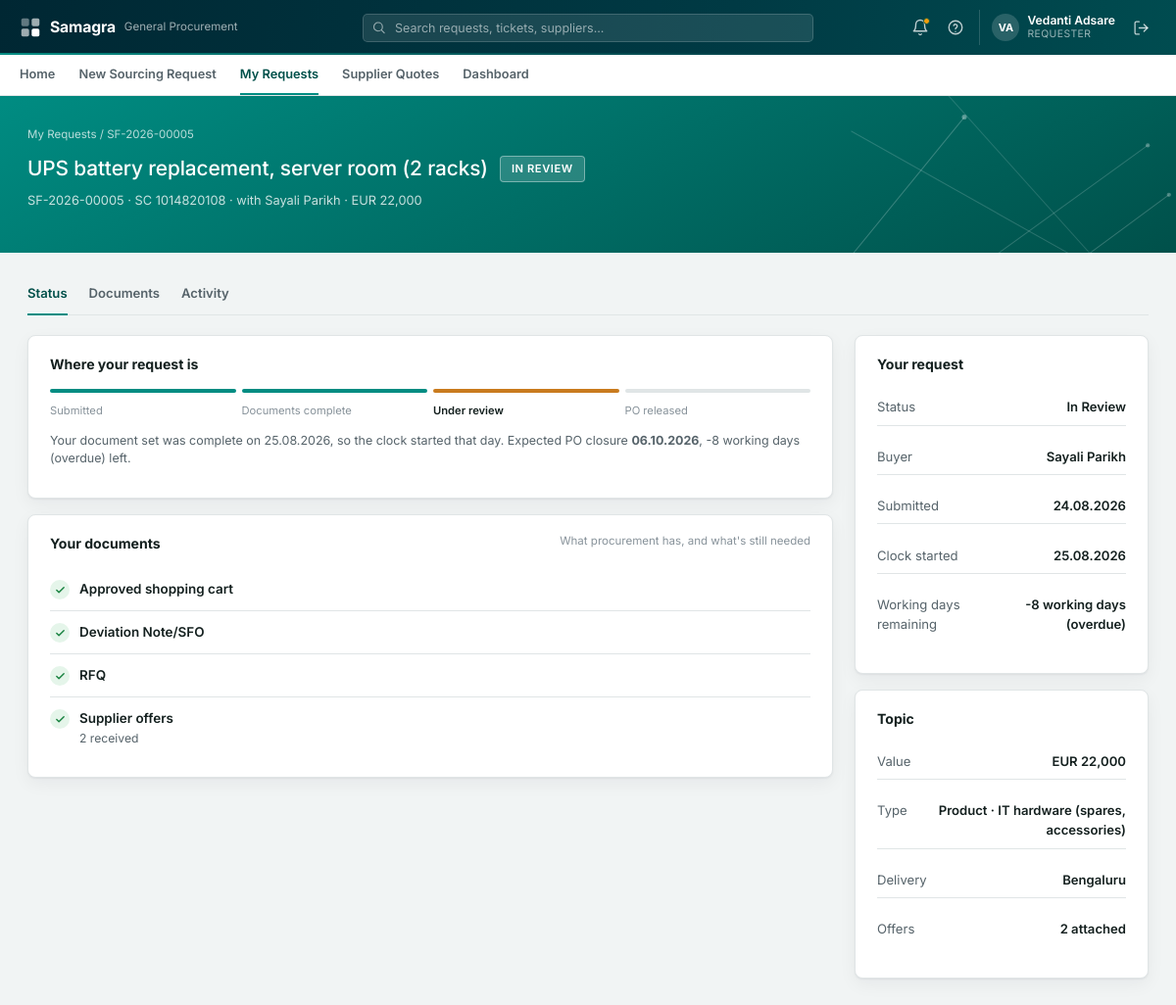
The page /requests/5 (signed in) on the database its author committed.
### tables this page shows
CREATE TABLE users (
    email           TEXT PRIMARY KEY,
    name            TEXT NOT NULL,
    salt            TEXT NOT NULL,
    password_hash   TEXT NOT NULL,
    created_at      TIMESTAMP NOT NULL
);

CREATE TABLE cases (
    id                          INTEGER PRIMARY KEY AUTOINCREMENT,
    ticket_no                   TEXT UNIQUE,
    sc_number                   TEXT NOT NULL UNIQUE,
    topic_title                 TEXT NOT NULL,
    description                 TEXT,
    requestor_name              TEXT NOT NULL,
    requestor_email             TEXT NOT NULL,
    requestor_contact           TEXT,
    is_on_behalf                INTEGER DEFAULT 0,
    submitted_by_name           TEXT,
    submitted_by_email          TEXT,
    requesting_dept             TEXT NOT NULL,
    requisitioning_bu           TEXT,
    expense_commodity           TEXT,
    delivery_location           TEXT,
    topic_value_inr             REAL NOT NULL,
    currency                    TEXT,
    tax_basis                   TEXT,
    fc_valid_till               DATE,
    date_required_by            DATE,
    submitted_at                TIMESTAMP NOT NULL,
    status                      TEXT NOT NULL,
    assigned_buyer              TEXT,
    final_corrected_docs_date   DATE,
    defined_tat                 INTEGER,
    expected_po_closure         DATE,
    case_folder                 TEXT NOT NULL,
    parse_status                TEXT,
    remarks_for_user            TEXT,
    remarks_for_buyer           TEXT,
    in_scope                    INTEGER DEFAULT 1
, cost_center TEXT, employee_code TEXT, user_id TEXT, sourcing_type TEXT DEFAULT 'Product', fx_rate REAL DEFAULT 1.0, topic_value_foreign REAL, delivery_from_date DATE, delivery_to_date DATE, mrm_conducted TEXT, mrm_reason TEXT, po_number TEXT, delivery_building TEXT, mrm_relevant TEXT, offer_analysis TEXT, offer_analysis_at TIMESTAMP, source TEXT DEFAULT 'portal', external_case_id TEXT, category TEXT, est_value REAL, est_currency TEXT, rfq_deadline DATE, external_status TEXT, sourcing_basis TEXT DEFAULT 'One-time sourcing', value_eur REAL, offer_comparison TEXT, brief TEXT, brief_at TIMESTAMP, brief_key TEXT, market_benchmark TEXT, market_benchmark_at TIMESTAMP, infosec_answers TEXT, infosec_required INTEGER);

### routers/requester_routes.py (the view)
@router.get("/requests/{case_id}", response_class=HTMLResponse)
async def my_request_detail(request: Request, case_id: int, user=Depends(require_requester), tab: str = "status"):
    case = db.get_case(case_id)
    if case is None or case["requestor_email"] != user["email"]:
        return templates.TemplateResponse(request, "errors/404.html", {"user": user}, status_code=404)
    po_released_on = db.closed_on(case_id)
    clock = clock_for(case, po_released_on)
    days_text, days_reason = clock["text"], clock["detail"]
    attachments = db.list_attachments(case_id)
    line_items = db.list_line_items(case_id)
    activity = db.list_audit_for_requester(case_id)
    docs_checked = bool(case["final_corrected_docs_date"])
    if case["status"] == "APPROVED":
        stepper_stage = 4
    elif docs_checked:
        stepper_stage = 3
    else:
        stepper_stage = 2
    return templates.TemplateResponse(
        request,
        "requester/case_detail.html",
        {
            "user": user,
            "nav_page": "my_requests",
            "case": case,
            "days_text": days_text,
            "days_reason": days_reason,
            "clock": clock,
            "po_released_on": po_released_on,
            "attachments": attachments,
            "line_items": line_items,
            "activity": activity,
            "active_tab": ("activity" if tab in ("activity", "conversation")
                           else tab if tab in ("status", "documents") else "status"),
            "reply_error": request.session.pop("reply_error", None),
            "reply_ok": request.session.pop("reply_ok", None),
            "doc_types": DOC_TYPES,
            "max_file_mb": MAX_FILE_MB,
            "stepper_stage": stepper_stage,
            "docs_checked": docs_checked,
            "has_sc": any(a["doc_type"] == "SC" for a in attachments),
            "has_sfo": any(a["doc_type"] == "SFO" for a in attachments),
            "has_rfq": any(a["doc_type"] == "RFQ" for a in attachments),
            "has_budget": any(a["doc_type"] == "BUDGET_APPROVAL" for a in attachments),
            "offer_count": sum(1 for a in attachments if a["doc_type"] == "OFFER"),
        },
    )

### templates/requester/case_detail.html (shortened to what this page needs)
{% extends "base.html" %}
{% import "_macros/icons.html" as ic %}
{% import "_macros/document_list.html" as doclist %}
{% block hero %}
<div class="sf-hero-band">
    <div class="sf-hero-inner">
        <div class="sf-hero-breadcrumb"><a href="/requests">My Requests</a> / {{ case.ticket_no }}</div>
        <div class="sf-hero-row">
            <div class="sf-hero-title-group">
                <h1 class="sf-hero-title">{{ case.topic_title }}</h1>
                <span class="sf-status-onteal">{{ case.status | status_text }}</span>
            </div>
        </div>
        <p class="sf-hero-meta">
            {{ case.ticket_no }}{% if case.sourcing_basis == "Frame contract" %} · Frame contract{% else %} · SC {{ case.sc_number }}{% endif %}{% if case.assigned_buyer %} · with {{ case.assigned_buyer }}{% endif %} · {{ case | money }}
        </p>
    </div>
</div>
{% endblock %}
{% block content %}
<div class="sf-cs-tabs">
    <a href="?tab=status" class="{{ 'active' if active_tab == 'status' }}" data-tab-link="status">Status</a>
    <a href="?tab=documents" class="{{ 'active' if active_tab == 'documents' }}" data-tab-link="documents">Documents</a>
    <a href="?tab=activity" class="{{ 'active' if active_tab == 'activity' }}" data-tab-link="activity">Activity{% if case.status == "ENQUIRED" %} <span class="sf-cs-tabs__dot" title="Procurement is waiting on you"></span>{% endif %}</a>
</div>
<div class="sf-tab-panel {{ 'active' if active_tab == 'status' }}" data-tab-panel="status">
<div class="sf-cs-layout">
<div>
    <div class="sf-card">
        <div class="sf-cs-card__title">Where your request is</div>
        <div class="sf-cs-stepper">
            <div class="sf-cs-step {{ 'is-done' if stepper_stage > 1 else 'is-current' }}"></div>
            <div class="sf-cs-step {{ 'is-done' if stepper_stage > 2 else 'is-current' if stepper_stage == 2 }}"></div>
            <div class="sf-cs-step {{ 'is-done' if stepper_stage > 3 else 'is-current' if stepper_stage == 3 }}"></div>
            <div class="sf-cs-step {{ 'is-current' if stepper_stage == 4 }}"></div>
        </div>
        <div class="sf-cs-stepper-labels">
            <span class="{{ 'is-current' if stepper_stage == 1 }}">Submitted</span>
            <span class="{{ 'is-current' if stepper_stage == 2 }}">Documents complete</span>
            <span class="{{ 'is-current' if stepper_stage == 3 }}">Under review</span>
            <span class="{{ 'is-current' if stepper_stage == 4 }}">{{ "Contract issued" if case.sourcing_basis == "Frame contract" else "PO released" }}</span>
        </div>
        {% if docs_checked and case.status not in ("APPROVED", "REJECTED") %}
        <p class="sf-cs-stepper-note">Your document set was complete on {{ case.final_corrected_docs_date | date }}, so the clock started that day.{% if case.expected_po_closure %} Expected PO closure <strong>{{ case.expected_po_closure | date }}</strong>, {{ days_text }} left.{% endif %}</p>
        {% elif not docs_checked %}
        <p class="sf-cs-stepper-note">Awaiting document check by your buyer — the clock hasn't started yet.</p>
        {% endif %}
    </div>
    <div class="sf-card">
        <div class="sf-cs-card__title">Your documents <span class="sf-cs-card__meta">What procurement has, and what's still needed</span></div>
        {% if case.sourcing_basis != "Frame contract" %}
        <div class="sf-cs-doc">
            <span class="sf-cs-doc__icon {{ 'sf-cs-doc__icon--ok' if has_sc else 'sf-cs-doc__icon--bad' }}">{% if has_sc %}<svg width="11" height="11" viewBox="0 0 24 24" fill="none" stroke="currentColor" stroke-width="3" stroke-linecap="round" stroke-linejoin="round"><polyline points="20 6 9 17 4 12"></polyline></svg>{% else %}<svg width="11" height="11" viewBox="0 0 24 24" fill="none" stroke="currentColor" stroke-width="3" stroke-linecap="round" stroke-linejoin="round"><line x1="18" y1="6" x2="6" y2="18"></line><line x1="6" y1="6" x2="18" y2="18"></line></svg>{% endif %}</span>
            <div class="sf-cs-doc__body"><div class="sf-cs-doc__name">Approved shopping cart</div></div>
        </div>
        {% endif %}
        <div class="sf-cs-doc">
            <span class="sf-cs-doc__icon {{ 'sf-cs-doc__icon--ok' if has_sfo else 'sf-cs-doc__icon--bad' }}">{% if has_sfo %}<svg width="11" height="11" viewBox="0 0 24 24" fill="none" stroke="currentColor" stroke-width="3" stroke-linecap="round" stroke-linejoin="round"><polyline points="20 6 9 17 4 12"></polyline></svg>{% else %}<svg width="11" height="11" viewBox="0 0 24 24" fill="none" stroke="currentColor" stroke-width="3" stroke-linecap="round" stroke-linejoin="round"><line x1="18" y1="6" x2="6" y2="18"></line><line x1="6" y1="6" x2="18" y2="18"></line></svg>{% endif %}</span>
            <div class="sf-cs-doc__body"><div class="sf-cs-doc__name">Deviation Note/SFO</div></div>
        </div>
        <div class="sf-cs-doc">
            <span class="sf-cs-doc__icon {{ 'sf-cs-doc__icon--ok' if has_rfq else 'sf-cs-doc__icon--bad' }}">{% if has_rfq %}<svg width="11" height="11" viewBox="0 0 24 24" fill="none" stroke="currentColor" stroke-width="3" stroke-linecap="round" stroke-linejoin="round"><polyline points="20 6 9 17 4 12"></polyline></svg>{% else %}<svg width="11" height="11" viewBox="0 0 24 24" fill="none" stroke="currentColor" stroke-width="3" stroke-linecap="round" stroke-linejoin="round"><line x1="18" y1="6" x2="6" y2="18"></line><line x1="6" y1="6" x2="18" y2="18"></line></svg>{% endif %}</span>
            <div class="sf-cs-doc__body"><div class="sf-cs-doc__name">RFQ</div></div>
        </div>
        <div class="sf-cs-doc">
            <span class="sf-cs-doc__icon {{ 'sf-cs-doc__icon--ok' if offer_count > 0 else 'sf-cs-doc__icon--bad' }}">{% if offer_count > 0 %}<svg width="11" height="11" viewBox="0 0 24 24" fill="none" stroke="currentColor" stroke-width="3" stroke-linecap="round" stroke-linejoin="round"><polyline points="20 6 9 17 4 12"></polyline></svg>{% else %}<svg width="11" height="11" viewBox="0 0 24 24" fill="none" stroke="currentColor" stroke-width="3" stroke-linecap="round" stroke-linejoin="round"><line x1="18" y1="6" x2="6" y2="18"></line><line x1="6" y1="6" x2="18" y2="18"></line></svg>{% endif %}</span>
            <div class="sf-cs-doc__body"><div class="sf-cs-doc__name">Supplier offers</div><div class="sf-cs-doc__detail">{{ offer_count }} received</div></div>
        </div>
    </div>
</div>
<div>
    <div class="sf-card">
        <div class="sf-cs-card__title">Your request</div>
        <dl class="sf-cs-kv"><dt>Status</dt><dd>{{ case.status | status_text }}</dd></dl>
        <dl class="sf-cs-kv"><dt>Buyer</dt><dd>{{ case.assigned_buyer or "Not yet assigned" }}</dd></dl>
        <dl class="sf-cs-kv"><dt>Submitted</dt><dd>{{ case.submitted_at | date }}</dd></dl>
        {% if docs_checked %}
        <dl class="sf-cs-kv"><dt>Clock started</dt><dd>{{ case.final_corrected_docs_date | date }}</dd></dl>
        {% endif %}
        <dl class="sf-cs-kv"><dt>{{ clock.label }}</dt><dd>{{ clock.text }}</dd></dl>
    </div>
    <div class="sf-card">
        <div class="sf-cs-card__title">Topic</div>
        <dl class="sf-cs-kv"><dt>Value</dt><dd>{{ case | money }}</dd></dl>
        <dl class="sf-cs-kv"><dt>Type</dt><dd>{{ case.sourcing_type or "-" }}{{ " · " ~ case.expense_commodity if case.expense_commodity }}</dd></dl>
        <dl class="sf-cs-kv"><dt>Delivery</dt><dd>{{ case.delivery_location or "-" }}</dd></dl>
        <dl class="sf-cs-kv"><dt>Offers</dt><dd>{{ offer_count }} attached</dd></dl>
        {% set infosec = infosec_summary(case, attachments) %}
    </div>
</div>
</div>
</div>
{% endblock %}

### templates/base.html (shortened to what this page needs)
<!doctype html>
<html lang="en">
<head>
    <link rel="stylesheet" href="{{ asset_url('/static/css/base.css') }}">
    <link rel="stylesheet" href="{{ asset_url('/static/css/header.css') }}">
    <link rel="stylesheet" href="{{ asset_url('/static/css/forms.css') }}">
    <link rel="stylesheet" href="{{ asset_url('/static/css/queue.css') }}">
    <link rel="stylesheet" href="{{ asset_url('/static/css/login.css') }}">
    <link rel="stylesheet" href="{{ asset_url('/static/css/detail-hero.css') }}">
    <link rel="stylesheet" href="{{ asset_url('/static/css/new-request-form.css') }}">
    <link rel="stylesheet" href="{{ asset_url('/static/css/requester-home.css') }}">
    <link rel="stylesheet" href="{{ asset_url('/static/css/login-split.css') }}">
    <link rel="stylesheet" href="{{ asset_url('/static/css/confirm-success.css') }}">
    <link rel="stylesheet" href="{{ asset_url('/static/css/my-requests.css') }}">
    <link rel="stylesheet" href="{{ asset_url('/static/css/buyer-queue-list.css') }}">
    <link rel="stylesheet" href="{{ asset_url('/static/css/case-status.css') }}">
</head>
<body class="{% block body_class %}{% endblock %}">
{% import "_macros/icons.html" as ic %}
{% import "_macros/notification_panel.html" as np %}
{% if user %}
<div class="sf-shell-header">
    <div class="sf-shell-header__row">
        <a class="sf-shell-brand" href="/home" title="Home">
            <span class="sf-shell-brand__name">Samagra</span>
            <span class="sf-shell-brand__dept">General Procurement</span>
        </a>
        {% if not user.is_admin %}
        <form class="sf-shell-search" method="get" action="{{ '/queue' if user.role == 'buyer' else '/requests' }}">
            <input type="text" name="q" placeholder="Search requests, tickets, suppliers..." value="{{ request.query_params.get('q', '') }}">
        </form>
        {% else %}
        <div class="sf-shell-search" style="visibility:hidden;"></div>
        {% endif %}
        <div class="sf-shell-actions">
            {{ np.render(notifications) }}
            <a class="sf-shell-icon-btn" href="mailto:procurement.intake.demo@outlook.com" title="Help &amp; support">{{ ic.icon("help-circle", 18) }}</a>
            <div class="sf-shell-user">
                <span class="sf-avatar">{{ user.name | initials }}</span>
                <div class="sf-shell-user__meta">
                    <span class="sf-shell-user__name">{{ user.name }}</span>
                    <span class="sf-shell-user__role">{{ "Procurement head" if user.is_admin else ("Buyer (GP)" if user.role == "buyer" else "Requester") }}</span>
                </div>
            </div>
            <form class="sf-logout-form" method="post" action="/logout">
                <button type="submit" class="sf-shell-icon-btn" title="Log out">{{ ic.icon("log-out", 17) }}</button>
            </form>
        </div>
    </div>
</div>
{% if not hide_nav_tabs %}
<div class="sf-shell-subnav">
    <div class="sf-shell-subnav__row">
        {% if user.role == "requester" %}
        <a class="sf-shell-subnav__link {{ 'active' if nav_page == 'home' else '' }}" href="/home">Home</a>
        <a class="sf-shell-subnav__link {{ 'active' if nav_page == 'new_request' else '' }}" href="/requests/new">New Sourcing Request</a>
        <a class="sf-shell-subnav__link {{ 'active' if nav_page == 'my_requests' else '' }}" href="/requests">My Requests</a>
        <a class="sf-shell-subnav__link {{ 'active' if nav_page == 'supplier_rfq' else '' }}" href="/supplier-rfq">Supplier Quotes</a>
        <a class="sf-shell-subnav__link {{ 'active' if nav_page == 'dashboard' else '' }}" href="/dashboard">Dashboard</a>
        {% elif user.is_admin %}
        {# The procurement head monitors; the dashboard is the whole job. No
           queue, no cases of their own, no mailbox to work. #}
        <a class="sf-shell-subnav__link active" href="/dashboard">Dashboard</a>
        {% endif %}
    </div>
</div>
{% endif %}
{% endif %}
{% block hero %}{% endblock %}
<main class="sf-content {% block content_width %}{% endblock %}">
    {% block content %}{% endblock %}
</main>
</body>
</html>

### rows shown on the page
users: name|initials "VA", name "Vedanti Adsare"
cases: ticket_no "SF-2026-00005", topic_title "UPS battery replacement, server room (2 racks)", status|status_text "IN REVIEW", sc_number "1014820108", assigned_buyer "Sayali Parikh", final_corrected_docs_date "25.08.2026", expected_po_closure "06.10.2026", status|status_text "In Review", submitted_at "24.08.2026", sourcing_type "Product", expense_commodity "· IT hardware (spares, accessories)", delivery_location "Bengaluru"

### other values the page prints
{{ case | money }} "EUR 22,000"
{{ days_text }} "-8 working days (overdue)"
{{ offer_count }} "2"
{{ clock.label }} "Working days remaining"
{{ clock.text }} "-8 working days (overdue)"
